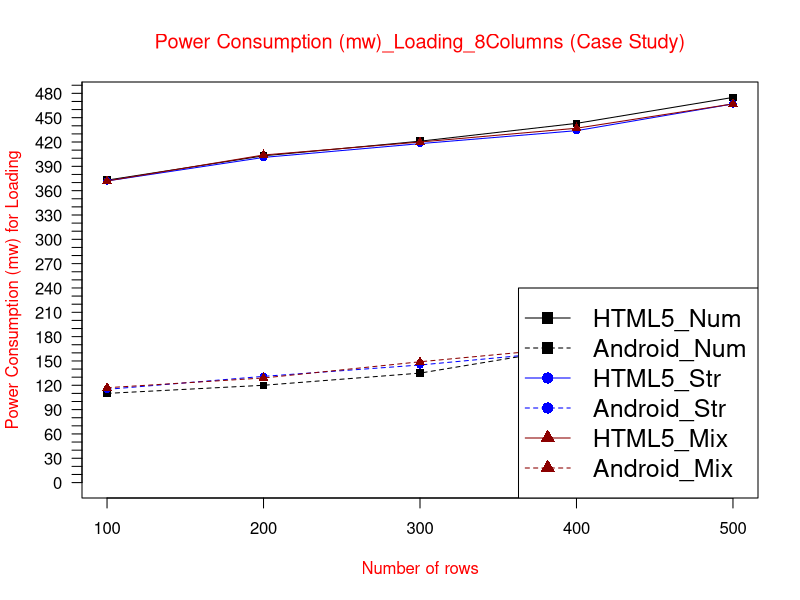

Reproduce this figure in R.
data <- read.table("(CS)PCloading8col.txt", header = TRUE)

max_y <- max(data)
plot_colors <- c("black", "blue", "red4")
png(filename="(CS)PCloading8col.png", height = 1000, width = 1450, bg = "white")
plot(data$HTML5_Num, type = "o", col = plot_colors[1], pch=15,  ylim=c(0,max_y), axes=FALSE, ann=FALSE)
axis(1, at=1:5, lab=c("100", "200", "300", "400", "500"))
axis(2, las=1, at=10*0:max_y, cex.axis = 1)

box()
lines(data$Android_Num, type="o", pch=15, lty=2, col=plot_colors[1])
lines(data$HTML5_Str, type="o", pch=16, lty=1,  col=plot_colors[2])
lines(data$Android_Str, type="o", pch=16, lty=2,  col=plot_colors[2])   
lines(data$HTML5_Mix, type="o", pch=17, lty=1, col=plot_colors[3])
lines(data$Android_Mix, type="o", pch=17, lty=2,   col=plot_colors[3])

title(main="Power Consumption (mw)_Loading_8Columns (Case Study)", col.main="red", font.main=6)
title(xlab= "Number of rows", col.lab="red")
title(ylab= "Power Consumption (mw) for Loading", col.lab="red")
legend('bottomright', max_y, names(data), cex=1.5, col=c("black", "black","blue", "blue","red4","red4"), pch=c(15,15,16,16,17,17), lty=c(1,2,1,2,1,2));

dev.off()
